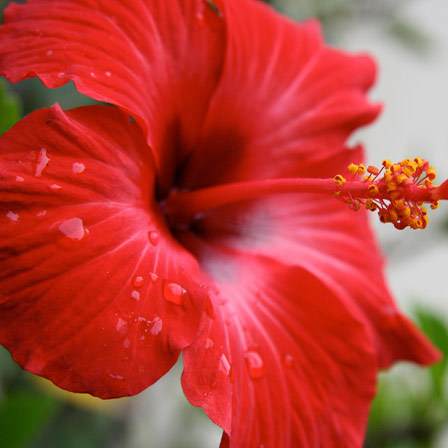
#> input picture inputs/red-hibiscus.jpg, 448 x 448 px
$ python test.py
#> lines starting #> are read from the running program, lines starting #| are printed output that depends on the picture
### utils/grayscale.py
import numpy as np
from numba import njit


cfs_v1 = np.array([0.3, 0.59, 0.11], dtype=np.float32)


@njit(cache=True, inline='always')
def to_gray_v1(pixel: np.ndarray) -> np.ndarray:
    """
    converts given pixel of [r, g, b] form to grayscale
    Parameters
    ----------
    pixel : np.ndarray
        The first number.
    Returns
    -------
    np.ndarray
        pixel converted to grayscale
    """
    k = np.dot(cfs_v1.astype(np.float32), pixel.astype(np.float32))  # 0.3 * R + 0.59 * G + 0.11 * B
    return np.array([k, k, k]).astype(np.uint8)

### utils/array_processing.py
from numba import njit, prange
from typing import Callable
import numpy as np


@njit(parallel=True, cache=True)
def map_arr(
  _in: np.ndarray,
  _out: np.ndarray,
  callback: Callable[[np.ndarray], np.ndarray],
  use_bgr: bool = False
) -> np.ndarray:
    copied: np.ndarray = _in[:, :, ::-1] if use_bgr else np.copy(_in)
    for row in prange(0, copied.shape[0]):
        for col in prange(0, copied.shape[1]):
            _out[row][col] = callback(copied[row][col])
    return _out

### utils/io/fs.py
import numpy as np
from PIL import Image
import os
import matplotlib.pyplot as plt


def make_path(dir_in: str, filename_in: str):
    return dir_in + '/' + filename_in


def save_img(img: np.ndarray, dir_out: str, filename_out: str):
    if not os.path.exists(dir_out):
        os.makedirs(dir_out)
    Image.fromarray(img.astype(np.uint8)).save(make_path(dir_out, filename_out))


# [13 lines left out: functions save_plot, open_img, not called in this run]

### 01/test.py
import numpy as np
from PIL import Image
from functools import partial
from utils.grayscale import to_gray_v1
from utils.array_processing import map_arr
from utils.io.fs import save_img


inputs_dir = "../inputs"
outputs_dir = "../outputs"


def make_path(filename: str, inputs_dir: str):
    return inputs_dir + '/' + filename


filename_in = "red-hibiscus.jpg"
filename_out = "red-hibiscus-test.jpg"


convert_to_grayscale = partial(map_arr, callback=to_gray_v1)


img_in = np.asarray(Image.open(make_path(filename_in, inputs_dir)))
#> img_in is the input picture: shape (448, 448, 3); mean R, G, B 184.7, 66.8, 57.7
img_out = np.copy(img_in)
converted = convert_to_grayscale(img_in, img_out)
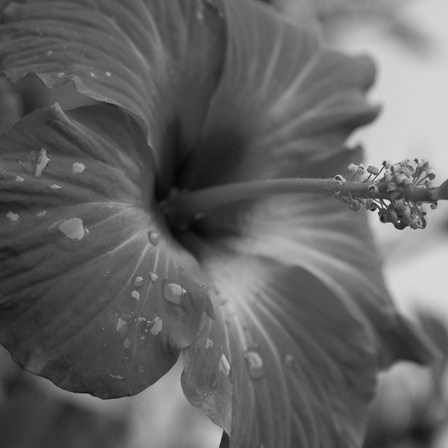
#> converted: shape (448, 448, 3); min 5, max 231, mean 100.8
save_img(converted, outputs_dir, filename_out)

$ run again, with inputs/gosling2.jpg copied over inputs/red-hibiscus.jpg
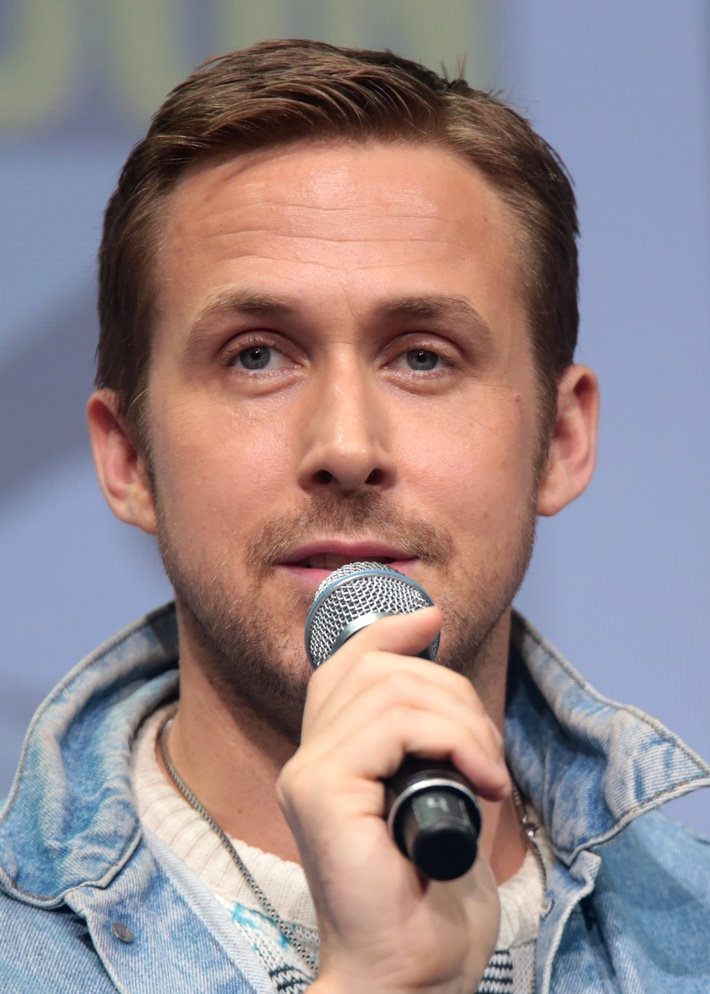
#> input picture inputs/gosling2.jpg, 710 x 994 px, shrunk from 2041 x 2859 before the run
#> img_in is the input picture: shape (994, 710, 3); mean R, G, B 149.9, 134.5, 137.2
#> `converted = convert_to_grayscale(img_in, img_out)`:
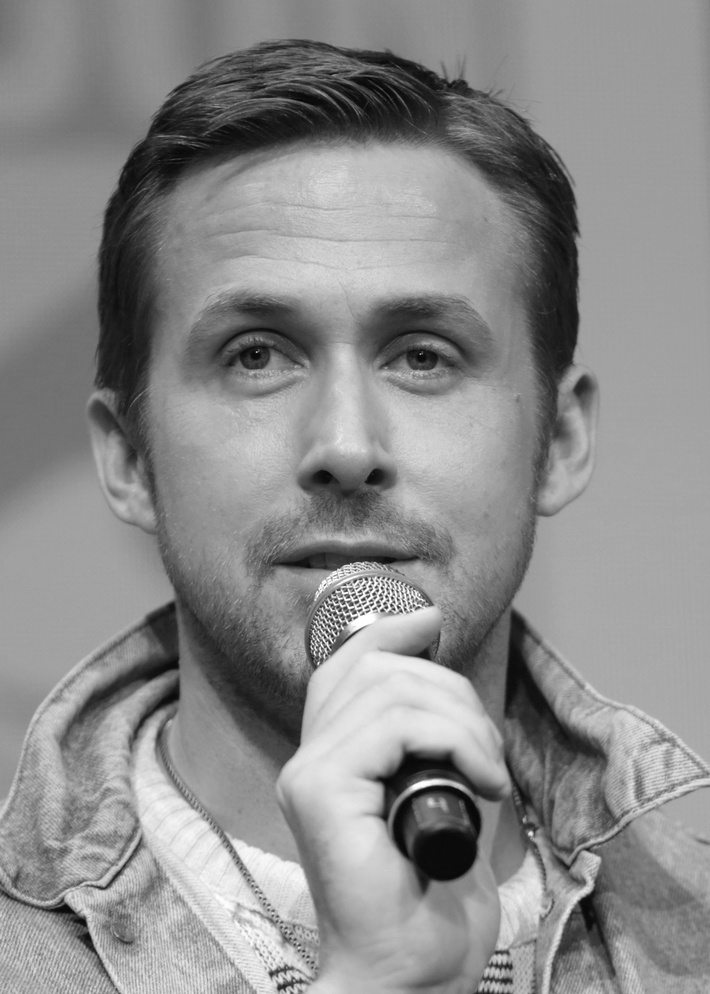
#> converted: shape (994, 710, 3); min 5, max 255, mean 138.9
